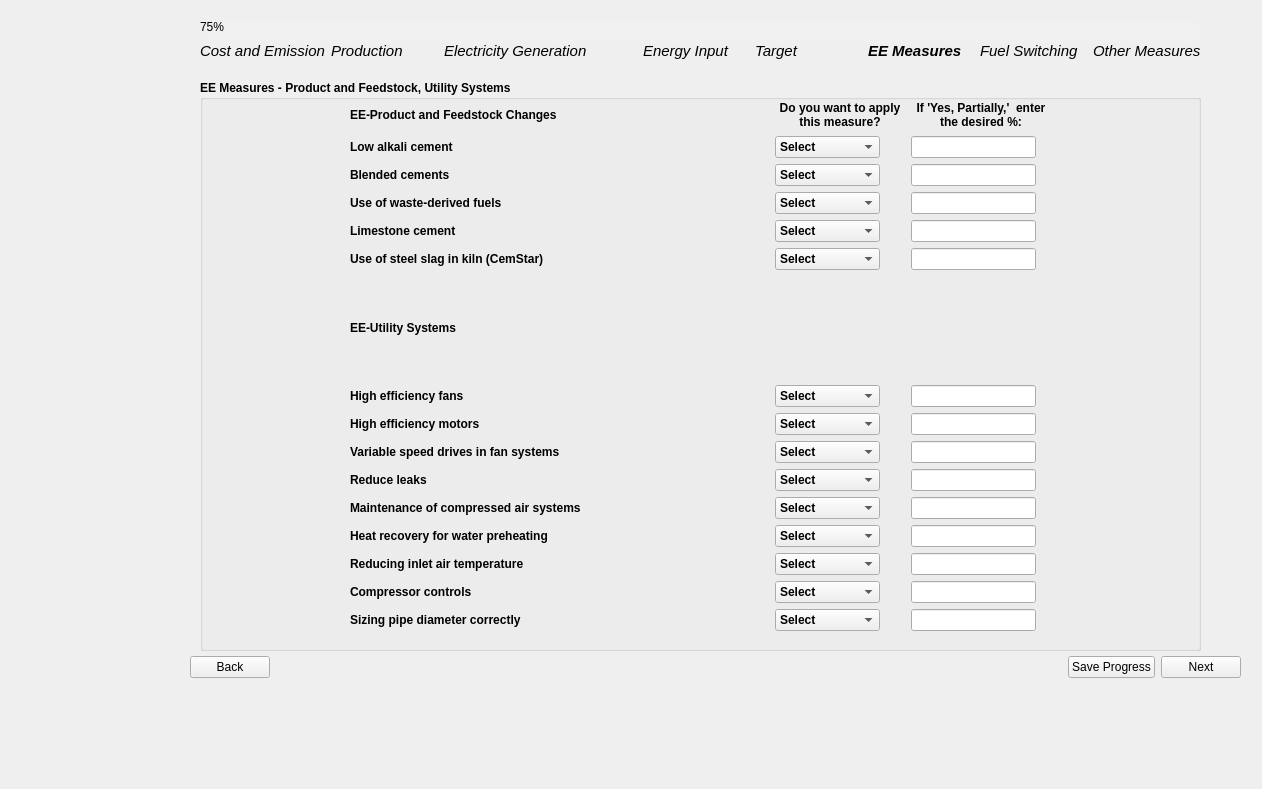
<?xml version="1.0" encoding="UTF-8"?>
<ui version="4.0">
 <class>Page8_AllMeasures_3</class>
 <widget class="QWidget" name="Page8_AllMeasures_3">
  <property name="geometry">
   <rect>
    <x>0</x>
    <y>0</y>
    <width>1262</width>
    <height>789</height>
   </rect>
  </property>
  <property name="sizePolicy">
   <sizepolicy hsizetype="Fixed" vsizetype="Fixed">
    <horstretch>0</horstretch>
    <verstretch>0</verstretch>
   </sizepolicy>
  </property>
  <property name="windowTitle">
   <string>Form</string>
  </property>
  <property name="styleSheet">
   <string notr="true"/>
  </property>
  <widget class="QWidget" name="layoutWidget">
   <property name="geometry">
    <rect>
     <x>190</x>
     <y>650</y>
     <width>1051</width>
     <height>35</height>
    </rect>
   </property>
   <layout class="QHBoxLayout" name="button_layout">
    <item>
     <widget class="QPushButton" name="backBtn">
      <property name="text">
       <string>Back</string>
      </property>
     </widget>
    </item>
    <item>
     <spacer name="horizontalSpacer">
      <property name="orientation">
       <enum>Qt::Horizontal</enum>
      </property>
      <property name="sizeHint" stdset="0">
       <size>
        <width>40</width>
        <height>20</height>
       </size>
      </property>
     </spacer>
    </item>
    <item>
     <widget class="QPushButton" name="saveBtn">
      <property name="text">
       <string>Save Progress</string>
      </property>
     </widget>
    </item>
    <item>
     <widget class="QPushButton" name="nextBtn">
      <property name="font">
       <font>
        <kerning>true</kerning>
       </font>
      </property>
      <property name="text">
       <string>Next</string>
      </property>
     </widget>
    </item>
   </layout>
  </widget>
  <widget class="QGroupBox" name="electricity_generation_group_1">
   <property name="geometry">
    <rect>
     <x>200</x>
     <y>80</y>
     <width>1001</width>
     <height>571</height>
    </rect>
   </property>
   <property name="font">
    <font>
     <bold>true</bold>
    </font>
   </property>
   <property name="styleSheet">
    <string notr="true">QPushButton {
    background-color: #26481f;  /* Green */
    color: white;
    border: none;
    padding: 8px 16px;
    font-size: 14px;
    border-radius: 6px;
    min-width: 90px;
    min-height: 15px;

}

QPushButton:hover {
    background-color: #45a049;
}

QPushButton:pressed {
    background-color: #3e8e41;
}

QPushButton#saveBtn {
                background-color: white;
                color: #26481f;
            }
QPushButton#saveBtn:hover {
                background-color: #45a049;
			  color: white;
            }

    QLineEdit {
        border-radius: 10px;    
        padding: 5px;           
    }

myLineEdit-&gt;setFixedSize(200, 30)</string>
   </property>
   <property name="title">
    <string>EE Measures - Product and Feedstock, Utility Systems</string>
   </property>
   <widget class="QWidget" name="layoutWidget">
    <property name="geometry">
     <rect>
      <x>150</x>
      <y>20</y>
      <width>701</width>
      <height>531</height>
     </rect>
    </property>
    <layout class="QGridLayout" name="gridLayout">
     <item row="2" column="0">
      <widget class="QLabel" name="page_8_3_label_2">
       <property name="text">
        <string>Blended cements</string>
       </property>
      </widget>
     </item>
     <item row="10" column="2">
      <widget class="QLineEdit" name="page_8_3_input_9">
       <property name="sizePolicy">
        <sizepolicy hsizetype="Fixed" vsizetype="Fixed">
         <horstretch>0</horstretch>
         <verstretch>0</verstretch>
        </sizepolicy>
       </property>
       <property name="text">
        <string/>
       </property>
      </widget>
     </item>
     <item row="1" column="0">
      <widget class="QLabel" name="page_8_3_label">
       <property name="text">
        <string>Low alkali cement</string>
       </property>
      </widget>
     </item>
     <item row="4" column="1">
      <widget class="QComboBox" name="page_8_3_comboBox_4">
       <property name="sizePolicy">
        <sizepolicy hsizetype="Fixed" vsizetype="Fixed">
         <horstretch>0</horstretch>
         <verstretch>0</verstretch>
        </sizepolicy>
       </property>
       <item>
        <property name="text">
         <string>Select</string>
        </property>
       </item>
       <item>
        <property name="text">
         <string>Yes (100%)</string>
        </property>
       </item>
       <item>
        <property name="text">
         <string>No (0%)</string>
        </property>
       </item>
       <item>
        <property name="text">
         <string>Yes, Partially</string>
        </property>
       </item>
      </widget>
     </item>
     <item row="7" column="0">
      <widget class="QLabel" name="page_8_3_label_6">
       <property name="text">
        <string>High efficiency fans</string>
       </property>
      </widget>
     </item>
     <item row="12" column="0">
      <widget class="QLabel" name="page_8_3_label_11">
       <property name="text">
        <string>Heat recovery for water preheating</string>
       </property>
      </widget>
     </item>
     <item row="0" column="0">
      <widget class="QLabel" name="page_8_3_header">
       <property name="font">
        <font>
         <bold>true</bold>
        </font>
       </property>
       <property name="text">
        <string>EE-Product and Feedstock Changes</string>
       </property>
      </widget>
     </item>
     <item row="9" column="0">
      <widget class="QLabel" name="page_8_3_label_8">
       <property name="text">
        <string>Variable speed drives in fan systems</string>
       </property>
      </widget>
     </item>
     <item row="11" column="1">
      <widget class="QComboBox" name="page_8_3_comboBox_10">
       <property name="sizePolicy">
        <sizepolicy hsizetype="Fixed" vsizetype="Fixed">
         <horstretch>0</horstretch>
         <verstretch>0</verstretch>
        </sizepolicy>
       </property>
       <item>
        <property name="text">
         <string>Select</string>
        </property>
       </item>
       <item>
        <property name="text">
         <string>Yes (100%)</string>
        </property>
       </item>
       <item>
        <property name="text">
         <string>No (0%)</string>
        </property>
       </item>
       <item>
        <property name="text">
         <string>Yes, Partially</string>
        </property>
       </item>
      </widget>
     </item>
     <item row="14" column="0">
      <widget class="QLabel" name="page_8_3_label_13">
       <property name="text">
        <string>Compressor controls</string>
       </property>
      </widget>
     </item>
     <item row="3" column="2">
      <widget class="QLineEdit" name="page_8_3_input_3">
       <property name="sizePolicy">
        <sizepolicy hsizetype="Fixed" vsizetype="Fixed">
         <horstretch>0</horstretch>
         <verstretch>0</verstretch>
        </sizepolicy>
       </property>
       <property name="text">
        <string/>
       </property>
      </widget>
     </item>
     <item row="4" column="2">
      <widget class="QLineEdit" name="page_8_3_input_4">
       <property name="sizePolicy">
        <sizepolicy hsizetype="Fixed" vsizetype="Fixed">
         <horstretch>0</horstretch>
         <verstretch>0</verstretch>
        </sizepolicy>
       </property>
       <property name="text">
        <string/>
       </property>
      </widget>
     </item>
     <item row="3" column="1">
      <widget class="QComboBox" name="page_8_3_comboBox_3">
       <property name="sizePolicy">
        <sizepolicy hsizetype="Fixed" vsizetype="Fixed">
         <horstretch>0</horstretch>
         <verstretch>0</verstretch>
        </sizepolicy>
       </property>
       <item>
        <property name="text">
         <string>Select</string>
        </property>
       </item>
       <item>
        <property name="text">
         <string>Yes (100%)</string>
        </property>
       </item>
       <item>
        <property name="text">
         <string>No (0%)</string>
        </property>
       </item>
       <item>
        <property name="text">
         <string>Yes, Partially</string>
        </property>
       </item>
      </widget>
     </item>
     <item row="6" column="0">
      <widget class="QLabel" name="page_8_3_header_4">
       <property name="font">
        <font>
         <bold>true</bold>
        </font>
       </property>
       <property name="text">
        <string>EE-Utility Systems</string>
       </property>
      </widget>
     </item>
     <item row="14" column="1">
      <widget class="QComboBox" name="page_8_3_comboBox_13">
       <property name="sizePolicy">
        <sizepolicy hsizetype="Fixed" vsizetype="Fixed">
         <horstretch>0</horstretch>
         <verstretch>0</verstretch>
        </sizepolicy>
       </property>
       <item>
        <property name="text">
         <string>Select</string>
        </property>
       </item>
       <item>
        <property name="text">
         <string>Yes (100%)</string>
        </property>
       </item>
       <item>
        <property name="text">
         <string>No (0%)</string>
        </property>
       </item>
       <item>
        <property name="text">
         <string>Yes, Partially</string>
        </property>
       </item>
      </widget>
     </item>
     <item row="2" column="1">
      <widget class="QComboBox" name="page_8_3_comboBox_2">
       <property name="sizePolicy">
        <sizepolicy hsizetype="Fixed" vsizetype="Fixed">
         <horstretch>0</horstretch>
         <verstretch>0</verstretch>
        </sizepolicy>
       </property>
       <item>
        <property name="text">
         <string>Select</string>
        </property>
       </item>
       <item>
        <property name="text">
         <string>Yes (100%)</string>
        </property>
       </item>
       <item>
        <property name="text">
         <string>No (0%)</string>
        </property>
       </item>
       <item>
        <property name="text">
         <string>Yes, Partially</string>
        </property>
       </item>
      </widget>
     </item>
     <item row="10" column="0">
      <widget class="QLabel" name="page_8_3_label_9">
       <property name="text">
        <string>Reduce leaks</string>
       </property>
      </widget>
     </item>
     <item row="8" column="2">
      <widget class="QLineEdit" name="page_8_3_input_7">
       <property name="sizePolicy">
        <sizepolicy hsizetype="Fixed" vsizetype="Fixed">
         <horstretch>0</horstretch>
         <verstretch>0</verstretch>
        </sizepolicy>
       </property>
       <property name="text">
        <string/>
       </property>
      </widget>
     </item>
     <item row="13" column="0">
      <widget class="QLabel" name="page_8_3_label_12">
       <property name="text">
        <string>Reducing inlet air temperature</string>
       </property>
      </widget>
     </item>
     <item row="13" column="1">
      <widget class="QComboBox" name="page_8_3_comboBox_12">
       <property name="sizePolicy">
        <sizepolicy hsizetype="Fixed" vsizetype="Fixed">
         <horstretch>0</horstretch>
         <verstretch>0</verstretch>
        </sizepolicy>
       </property>
       <item>
        <property name="text">
         <string>Select</string>
        </property>
       </item>
       <item>
        <property name="text">
         <string>Yes (100%)</string>
        </property>
       </item>
       <item>
        <property name="text">
         <string>No (0%)</string>
        </property>
       </item>
       <item>
        <property name="text">
         <string>Yes, Partially</string>
        </property>
       </item>
      </widget>
     </item>
     <item row="5" column="1">
      <widget class="QComboBox" name="page_8_3_comboBox_5">
       <property name="sizePolicy">
        <sizepolicy hsizetype="Fixed" vsizetype="Fixed">
         <horstretch>0</horstretch>
         <verstretch>0</verstretch>
        </sizepolicy>
       </property>
       <item>
        <property name="text">
         <string>Select</string>
        </property>
       </item>
       <item>
        <property name="text">
         <string>Yes (100%)</string>
        </property>
       </item>
       <item>
        <property name="text">
         <string>No (0%)</string>
        </property>
       </item>
       <item>
        <property name="text">
         <string>Yes, Partially</string>
        </property>
       </item>
      </widget>
     </item>
     <item row="1" column="2">
      <widget class="QLineEdit" name="page_8_3_input">
       <property name="sizePolicy">
        <sizepolicy hsizetype="Fixed" vsizetype="Fixed">
         <horstretch>0</horstretch>
         <verstretch>0</verstretch>
        </sizepolicy>
       </property>
       <property name="text">
        <string/>
       </property>
      </widget>
     </item>
     <item row="11" column="0">
      <widget class="QLabel" name="page_8_3_label_10">
       <property name="text">
        <string>Maintenance of compressed air systems</string>
       </property>
      </widget>
     </item>
     <item row="12" column="1">
      <widget class="QComboBox" name="page_8_3_comboBox_11">
       <property name="sizePolicy">
        <sizepolicy hsizetype="Fixed" vsizetype="Fixed">
         <horstretch>0</horstretch>
         <verstretch>0</verstretch>
        </sizepolicy>
       </property>
       <item>
        <property name="text">
         <string>Select</string>
        </property>
       </item>
       <item>
        <property name="text">
         <string>Yes (100%)</string>
        </property>
       </item>
       <item>
        <property name="text">
         <string>No (0%)</string>
        </property>
       </item>
       <item>
        <property name="text">
         <string>Yes, Partially</string>
        </property>
       </item>
      </widget>
     </item>
     <item row="3" column="0">
      <widget class="QLabel" name="page_8_3_label_3">
       <property name="text">
        <string>Use of waste-derived fuels</string>
       </property>
      </widget>
     </item>
     <item row="4" column="0">
      <widget class="QLabel" name="page_8_3_label_4">
       <property name="text">
        <string>Limestone cement</string>
       </property>
      </widget>
     </item>
     <item row="7" column="1">
      <widget class="QComboBox" name="page_8_3_comboBox_6">
       <property name="sizePolicy">
        <sizepolicy hsizetype="Fixed" vsizetype="Fixed">
         <horstretch>0</horstretch>
         <verstretch>0</verstretch>
        </sizepolicy>
       </property>
       <item>
        <property name="text">
         <string>Select</string>
        </property>
       </item>
       <item>
        <property name="text">
         <string>Yes (100%)</string>
        </property>
       </item>
       <item>
        <property name="text">
         <string>No (0%)</string>
        </property>
       </item>
       <item>
        <property name="text">
         <string>Yes, Partially</string>
        </property>
       </item>
      </widget>
     </item>
     <item row="8" column="1">
      <widget class="QComboBox" name="page_8_3_comboBox_7">
       <property name="sizePolicy">
        <sizepolicy hsizetype="Fixed" vsizetype="Fixed">
         <horstretch>0</horstretch>
         <verstretch>0</verstretch>
        </sizepolicy>
       </property>
       <item>
        <property name="text">
         <string>Select</string>
        </property>
       </item>
       <item>
        <property name="text">
         <string>Yes (100%)</string>
        </property>
       </item>
       <item>
        <property name="text">
         <string>No (0%)</string>
        </property>
       </item>
       <item>
        <property name="text">
         <string>Yes, Partially</string>
        </property>
       </item>
      </widget>
     </item>
     <item row="10" column="1">
      <widget class="QComboBox" name="page_8_3_comboBox_9">
       <property name="sizePolicy">
        <sizepolicy hsizetype="Fixed" vsizetype="Fixed">
         <horstretch>0</horstretch>
         <verstretch>0</verstretch>
        </sizepolicy>
       </property>
       <item>
        <property name="text">
         <string>Select</string>
        </property>
       </item>
       <item>
        <property name="text">
         <string>Yes (100%)</string>
        </property>
       </item>
       <item>
        <property name="text">
         <string>No (0%)</string>
        </property>
       </item>
       <item>
        <property name="text">
         <string>Yes, Partially</string>
        </property>
       </item>
      </widget>
     </item>
     <item row="5" column="2">
      <widget class="QLineEdit" name="page_8_3_input_5">
       <property name="sizePolicy">
        <sizepolicy hsizetype="Fixed" vsizetype="Fixed">
         <horstretch>0</horstretch>
         <verstretch>0</verstretch>
        </sizepolicy>
       </property>
       <property name="text">
        <string/>
       </property>
      </widget>
     </item>
     <item row="9" column="1">
      <widget class="QComboBox" name="page_8_3_comboBox_8">
       <property name="sizePolicy">
        <sizepolicy hsizetype="Fixed" vsizetype="Fixed">
         <horstretch>0</horstretch>
         <verstretch>0</verstretch>
        </sizepolicy>
       </property>
       <item>
        <property name="text">
         <string>Select</string>
        </property>
       </item>
       <item>
        <property name="text">
         <string>Yes (100%)</string>
        </property>
       </item>
       <item>
        <property name="text">
         <string>No (0%)</string>
        </property>
       </item>
       <item>
        <property name="text">
         <string>Yes, Partially</string>
        </property>
       </item>
      </widget>
     </item>
     <item row="1" column="1">
      <widget class="QComboBox" name="page_8_3_comboBox">
       <property name="sizePolicy">
        <sizepolicy hsizetype="Fixed" vsizetype="Fixed">
         <horstretch>0</horstretch>
         <verstretch>0</verstretch>
        </sizepolicy>
       </property>
       <item>
        <property name="text">
         <string>Select</string>
        </property>
       </item>
       <item>
        <property name="text">
         <string>Yes (100%)</string>
        </property>
       </item>
       <item>
        <property name="text">
         <string>No (0%)</string>
        </property>
       </item>
       <item>
        <property name="text">
         <string>Yes, Partially</string>
        </property>
       </item>
      </widget>
     </item>
     <item row="9" column="2">
      <widget class="QLineEdit" name="page_8_3_input_8">
       <property name="sizePolicy">
        <sizepolicy hsizetype="Fixed" vsizetype="Fixed">
         <horstretch>0</horstretch>
         <verstretch>0</verstretch>
        </sizepolicy>
       </property>
       <property name="text">
        <string/>
       </property>
      </widget>
     </item>
     <item row="5" column="0">
      <widget class="QLabel" name="page_8_3_label_5">
       <property name="text">
        <string>Use of steel slag in kiln (CemStar)</string>
       </property>
      </widget>
     </item>
     <item row="8" column="0">
      <widget class="QLabel" name="page_8_3_label_7">
       <property name="text">
        <string>High efficiency motors</string>
       </property>
      </widget>
     </item>
     <item row="7" column="2">
      <widget class="QLineEdit" name="page_8_3_input_6">
       <property name="sizePolicy">
        <sizepolicy hsizetype="Fixed" vsizetype="Fixed">
         <horstretch>0</horstretch>
         <verstretch>0</verstretch>
        </sizepolicy>
       </property>
       <property name="text">
        <string/>
       </property>
      </widget>
     </item>
     <item row="2" column="2">
      <widget class="QLineEdit" name="page_8_3_input_2">
       <property name="sizePolicy">
        <sizepolicy hsizetype="Fixed" vsizetype="Fixed">
         <horstretch>0</horstretch>
         <verstretch>0</verstretch>
        </sizepolicy>
       </property>
       <property name="text">
        <string/>
       </property>
      </widget>
     </item>
     <item row="15" column="0">
      <widget class="QLabel" name="page_8_3_label_14">
       <property name="text">
        <string>Sizing pipe diameter correctly</string>
       </property>
      </widget>
     </item>
     <item row="15" column="1">
      <widget class="QComboBox" name="page_8_3_comboBox_14">
       <property name="sizePolicy">
        <sizepolicy hsizetype="Fixed" vsizetype="Fixed">
         <horstretch>0</horstretch>
         <verstretch>0</verstretch>
        </sizepolicy>
       </property>
       <item>
        <property name="text">
         <string>Select</string>
        </property>
       </item>
       <item>
        <property name="text">
         <string>Yes (100%)</string>
        </property>
       </item>
       <item>
        <property name="text">
         <string>No (0%)</string>
        </property>
       </item>
       <item>
        <property name="text">
         <string>Yes, Partially</string>
        </property>
       </item>
      </widget>
     </item>
     <item row="11" column="2">
      <widget class="QLineEdit" name="page_8_3_input_10">
       <property name="sizePolicy">
        <sizepolicy hsizetype="Fixed" vsizetype="Fixed">
         <horstretch>0</horstretch>
         <verstretch>0</verstretch>
        </sizepolicy>
       </property>
       <property name="text">
        <string/>
       </property>
      </widget>
     </item>
     <item row="12" column="2">
      <widget class="QLineEdit" name="page_8_3_input_11">
       <property name="sizePolicy">
        <sizepolicy hsizetype="Fixed" vsizetype="Fixed">
         <horstretch>0</horstretch>
         <verstretch>0</verstretch>
        </sizepolicy>
       </property>
       <property name="text">
        <string/>
       </property>
      </widget>
     </item>
     <item row="13" column="2">
      <widget class="QLineEdit" name="page_8_3_input_12">
       <property name="sizePolicy">
        <sizepolicy hsizetype="Fixed" vsizetype="Fixed">
         <horstretch>0</horstretch>
         <verstretch>0</verstretch>
        </sizepolicy>
       </property>
       <property name="text">
        <string/>
       </property>
      </widget>
     </item>
     <item row="14" column="2">
      <widget class="QLineEdit" name="page_8_3_input_13">
       <property name="sizePolicy">
        <sizepolicy hsizetype="Fixed" vsizetype="Fixed">
         <horstretch>0</horstretch>
         <verstretch>0</verstretch>
        </sizepolicy>
       </property>
       <property name="text">
        <string/>
       </property>
      </widget>
     </item>
     <item row="15" column="2">
      <widget class="QLineEdit" name="page_8_3_input_14">
       <property name="sizePolicy">
        <sizepolicy hsizetype="Fixed" vsizetype="Fixed">
         <horstretch>0</horstretch>
         <verstretch>0</verstretch>
        </sizepolicy>
       </property>
       <property name="text">
        <string/>
       </property>
      </widget>
     </item>
     <item row="0" column="1">
      <widget class="QLabel" name="page_8_3_header_2">
       <property name="minimumSize">
        <size>
         <width>130</width>
         <height>30</height>
        </size>
       </property>
       <property name="maximumSize">
        <size>
         <width>130</width>
         <height>30</height>
        </size>
       </property>
       <property name="font">
        <font>
         <pointsize>9</pointsize>
         <bold>true</bold>
        </font>
       </property>
       <property name="text">
        <string>Do you want to apply this measure?</string>
       </property>
       <property name="textFormat">
        <enum>Qt::AutoText</enum>
       </property>
       <property name="alignment">
        <set>Qt::AlignCenter</set>
       </property>
       <property name="wordWrap">
        <bool>true</bool>
       </property>
      </widget>
     </item>
     <item row="0" column="2">
      <widget class="QLabel" name="page_8_3_header_3">
       <property name="minimumSize">
        <size>
         <width>140</width>
         <height>30</height>
        </size>
       </property>
       <property name="maximumSize">
        <size>
         <width>140</width>
         <height>30</height>
        </size>
       </property>
       <property name="font">
        <font>
         <pointsize>9</pointsize>
         <bold>true</bold>
        </font>
       </property>
       <property name="text">
        <string>If 'Yes, Partially,'  enter the desired %:</string>
       </property>
       <property name="textFormat">
        <enum>Qt::AutoText</enum>
       </property>
       <property name="alignment">
        <set>Qt::AlignCenter</set>
       </property>
       <property name="wordWrap">
        <bool>true</bool>
       </property>
      </widget>
     </item>
    </layout>
   </widget>
  </widget>
  <widget class="QLabel" name="side_image">
   <property name="geometry">
    <rect>
     <x>0</x>
     <y>-30</y>
     <width>171</width>
     <height>761</height>
    </rect>
   </property>
   <property name="text">
    <string/>
   </property>
   <property name="pixmap">
    <pixmap>../images/BEST_side_abstract.png</pixmap>
   </property>
  </widget>
  <widget class="QProgressBar" name="progressBar">
   <property name="geometry">
    <rect>
     <x>200</x>
     <y>20</y>
     <width>1001</width>
     <height>23</height>
    </rect>
   </property>
   <property name="styleSheet">
    <string notr="true">QProgressBar {
    background-color: #F0F0F0;
    border: none;
	border-radius: 8px;
}
QProgressBar::chunk {
	border-radius: 8px;
    background: QLinearGradient(
        x1: 0, y1: 0, x2: 1, y2: 0,
        stop: 0 #33bef0,   /* Light Blue */
        stop: 1 #77d695    /* Light Green */
    );
}</string>
   </property>
   <property name="value">
    <number>75</number>
   </property>
  </widget>
  <widget class="QWidget" name="layoutWidget_3">
   <property name="geometry">
    <rect>
     <x>200</x>
     <y>40</y>
     <width>1001</width>
     <height>22</height>
    </rect>
   </property>
   <layout class="QGridLayout" name="gridLayout_12">
    <item row="0" column="0">
     <widget class="QLabel" name="label_3">
      <property name="font">
       <font>
        <pointsize>11</pointsize>
        <italic>true</italic>
        <bold>false</bold>
       </font>
      </property>
      <property name="text">
       <string>Cost and Emission</string>
      </property>
     </widget>
    </item>
    <item row="0" column="1">
     <widget class="QLabel" name="label_10">
      <property name="font">
       <font>
        <pointsize>11</pointsize>
        <italic>true</italic>
       </font>
      </property>
      <property name="text">
       <string>Production</string>
      </property>
     </widget>
    </item>
    <item row="0" column="2">
     <widget class="QLabel" name="label_11">
      <property name="sizePolicy">
       <sizepolicy hsizetype="Preferred" vsizetype="Preferred">
        <horstretch>0</horstretch>
        <verstretch>0</verstretch>
       </sizepolicy>
      </property>
      <property name="font">
       <font>
        <pointsize>11</pointsize>
        <italic>true</italic>
       </font>
      </property>
      <property name="text">
       <string>Electricity Generation            </string>
      </property>
     </widget>
    </item>
    <item row="0" column="3">
     <widget class="QLabel" name="label_12">
      <property name="font">
       <font>
        <pointsize>11</pointsize>
        <italic>true</italic>
       </font>
      </property>
      <property name="text">
       <string>Energy Input</string>
      </property>
     </widget>
    </item>
    <item row="0" column="4">
     <widget class="QLabel" name="label_13">
      <property name="font">
       <font>
        <pointsize>11</pointsize>
        <italic>true</italic>
        <bold>false</bold>
       </font>
      </property>
      <property name="text">
       <string>Target</string>
      </property>
     </widget>
    </item>
    <item row="0" column="5">
     <widget class="QLabel" name="label_14">
      <property name="font">
       <font>
        <pointsize>11</pointsize>
        <italic>true</italic>
        <bold>true</bold>
       </font>
      </property>
      <property name="text">
       <string>EE Measures</string>
      </property>
     </widget>
    </item>
    <item row="0" column="6">
     <widget class="QLabel" name="label_15">
      <property name="font">
       <font>
        <pointsize>11</pointsize>
        <italic>true</italic>
       </font>
      </property>
      <property name="text">
       <string>Fuel Switching</string>
      </property>
     </widget>
    </item>
    <item row="0" column="7">
     <widget class="QLabel" name="label_16">
      <property name="font">
       <font>
        <pointsize>11</pointsize>
        <italic>true</italic>
       </font>
      </property>
      <property name="text">
       <string>Other Measures</string>
      </property>
     </widget>
    </item>
   </layout>
  </widget>
 </widget>
 <tabstops>
  <tabstop>page_8_3_input</tabstop>
  <tabstop>page_8_3_input_2</tabstop>
  <tabstop>page_8_3_input_3</tabstop>
  <tabstop>page_8_3_input_4</tabstop>
  <tabstop>page_8_3_input_5</tabstop>
  <tabstop>page_8_3_input_6</tabstop>
  <tabstop>page_8_3_input_7</tabstop>
  <tabstop>page_8_3_input_8</tabstop>
  <tabstop>page_8_3_input_9</tabstop>
  <tabstop>page_8_3_input_10</tabstop>
  <tabstop>page_8_3_input_11</tabstop>
  <tabstop>page_8_3_input_12</tabstop>
  <tabstop>page_8_3_input_13</tabstop>
  <tabstop>page_8_3_input_14</tabstop>
  <tabstop>backBtn</tabstop>
  <tabstop>saveBtn</tabstop>
  <tabstop>nextBtn</tabstop>
  <tabstop>page_8_3_comboBox</tabstop>
  <tabstop>page_8_3_comboBox_2</tabstop>
  <tabstop>page_8_3_comboBox_3</tabstop>
  <tabstop>page_8_3_comboBox_4</tabstop>
  <tabstop>page_8_3_comboBox_5</tabstop>
  <tabstop>page_8_3_comboBox_6</tabstop>
  <tabstop>page_8_3_comboBox_7</tabstop>
  <tabstop>page_8_3_comboBox_8</tabstop>
  <tabstop>page_8_3_comboBox_9</tabstop>
  <tabstop>page_8_3_comboBox_10</tabstop>
  <tabstop>page_8_3_comboBox_11</tabstop>
  <tabstop>page_8_3_comboBox_12</tabstop>
  <tabstop>page_8_3_comboBox_13</tabstop>
  <tabstop>page_8_3_comboBox_14</tabstop>
 </tabstops>
 <resources/>
 <connections/>
</ui>
